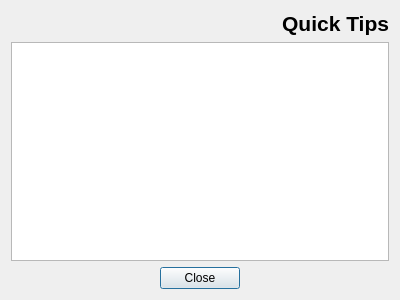
<?xml version="1.0" encoding="UTF-8"?>
<ui version="4.0">
 <class>DialogQuickTips</class>
 <widget class="QDialog" name="DialogQuickTips">
  <property name="geometry">
   <rect>
    <x>0</x>
    <y>0</y>
    <width>400</width>
    <height>300</height>
   </rect>
  </property>
  <property name="windowTitle">
   <string>Dialog</string>
  </property>
  <layout class="QGridLayout" name="gridLayout">
   <item row="0" column="0">
    <widget class="QLabel" name="logo">
     <property name="sizePolicy">
      <sizepolicy hsizetype="Minimum" vsizetype="Minimum">
       <horstretch>0</horstretch>
       <verstretch>0</verstretch>
      </sizepolicy>
     </property>
     <property name="text">
      <string/>
     </property>
     <property name="pixmap">
      <pixmap resource="../qtpileresources.qrc">:/resources/NHERI-PGT-Icon.icns</pixmap>
     </property>
    </widget>
   </item>
   <item row="0" column="1">
    <widget class="QLabel" name="title">
     <property name="sizePolicy">
      <sizepolicy hsizetype="Expanding" vsizetype="Preferred">
       <horstretch>0</horstretch>
       <verstretch>0</verstretch>
      </sizepolicy>
     </property>
     <property name="font">
      <font>
       <pointsize>16</pointsize>
       <weight>75</weight>
       <bold>true</bold>
      </font>
     </property>
     <property name="text">
      <string>Quick Tips</string>
     </property>
     <property name="alignment">
      <set>Qt::AlignBottom|Qt::AlignRight|Qt::AlignTrailing</set>
     </property>
    </widget>
   </item>
   <item row="1" column="0" colspan="2">
    <widget class="QTextBrowser" name="textBrowser">
     <property name="source">
      <url>
       <string>qrc:/help/QuickTips/QuickTips.html</string>
      </url>
     </property>
    </widget>
   </item>
   <item row="2" column="0" colspan="2">
    <widget class="QDialogButtonBox" name="buttonBox">
     <property name="orientation">
      <enum>Qt::Horizontal</enum>
     </property>
     <property name="standardButtons">
      <set>QDialogButtonBox::Close</set>
     </property>
     <property name="centerButtons">
      <bool>true</bool>
     </property>
    </widget>
   </item>
  </layout>
 </widget>
 <resources>
  <include location="../qtpileresources.qrc"/>
 </resources>
 <connections>
  <connection>
   <sender>buttonBox</sender>
   <signal>accepted()</signal>
   <receiver>DialogQuickTips</receiver>
   <slot>accept()</slot>
   <hints>
    <hint type="sourcelabel">
     <x>248</x>
     <y>254</y>
    </hint>
    <hint type="destinationlabel">
     <x>157</x>
     <y>274</y>
    </hint>
   </hints>
  </connection>
  <connection>
   <sender>buttonBox</sender>
   <signal>rejected()</signal>
   <receiver>DialogQuickTips</receiver>
   <slot>reject()</slot>
   <hints>
    <hint type="sourcelabel">
     <x>316</x>
     <y>260</y>
    </hint>
    <hint type="destinationlabel">
     <x>286</x>
     <y>274</y>
    </hint>
   </hints>
  </connection>
 </connections>
</ui>
